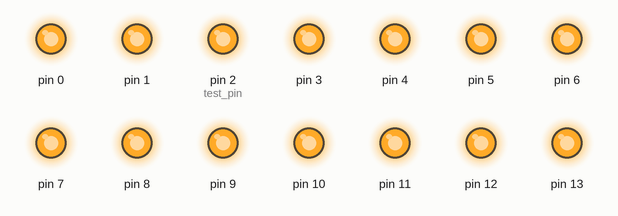
The sketch below on a simulated Arduino Uno, built with avr-gcc and run on an emulated ATmega328P. Shown: output pins drawn as LEDs (lit = HIGH).

Above: at 0.5 s.
At 3.5 s:
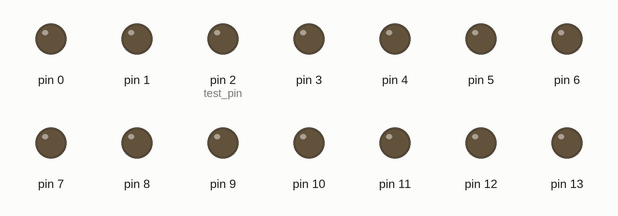
Timing chart, 0 to 4.6 s (numbered marks = the images above):
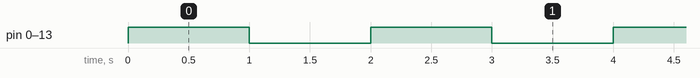

The sketch:

Blink.ino
```cpp
int test_pin = 2;

void setup() {
  // initialize digital all pins as output.
  // we do all the pins to make sure they all function without re-uploading
  pinMode(0, OUTPUT);
  pinMode(1, OUTPUT);
  pinMode(2, OUTPUT);
  pinMode(3, OUTPUT);
  pinMode(4, OUTPUT);
  pinMode(5, OUTPUT);
  pinMode(6, OUTPUT);
  pinMode(7, OUTPUT);
  pinMode(8, OUTPUT);
  pinMode(9, OUTPUT);
  pinMode(10, OUTPUT);
  pinMode(11, OUTPUT);
  pinMode(12, OUTPUT);
  pinMode(13, OUTPUT);
}

void loop() {
  digitalWrite(0, HIGH);
  digitalWrite(1, HIGH);
  digitalWrite(2, HIGH);
  digitalWrite(3, HIGH);
  digitalWrite(4, HIGH);
  digitalWrite(5, HIGH);
  digitalWrite(6, HIGH);
  digitalWrite(7, HIGH);
  digitalWrite(8, HIGH);
  digitalWrite(9, HIGH);
  digitalWrite(10, HIGH);
  digitalWrite(11, HIGH);
  digitalWrite(12, HIGH);
  digitalWrite(13, HIGH);
  delay(1000);                       // wait for a second
  digitalWrite(0, LOW);
  digitalWrite(1, LOW);
  digitalWrite(2, LOW);
  digitalWrite(3, LOW);
  digitalWrite(4, LOW);
  digitalWrite(5, LOW);
  digitalWrite(6, LOW);
  digitalWrite(7, LOW);
  digitalWrite(8, LOW);
  digitalWrite(9, LOW);
  digitalWrite(10, LOW);
  digitalWrite(11, LOW);
  digitalWrite(12, LOW);
  digitalWrite(13, LOW);    // turn the LED off by making the voltage LOW
  delay(1000);                       // wait for a second
}
```

Measured:
- by itself, pin 0, pin 1, pin 2 (test_pin), pin 3–13: alternates HIGH for 1.0 s and LOW for 1.0 s
